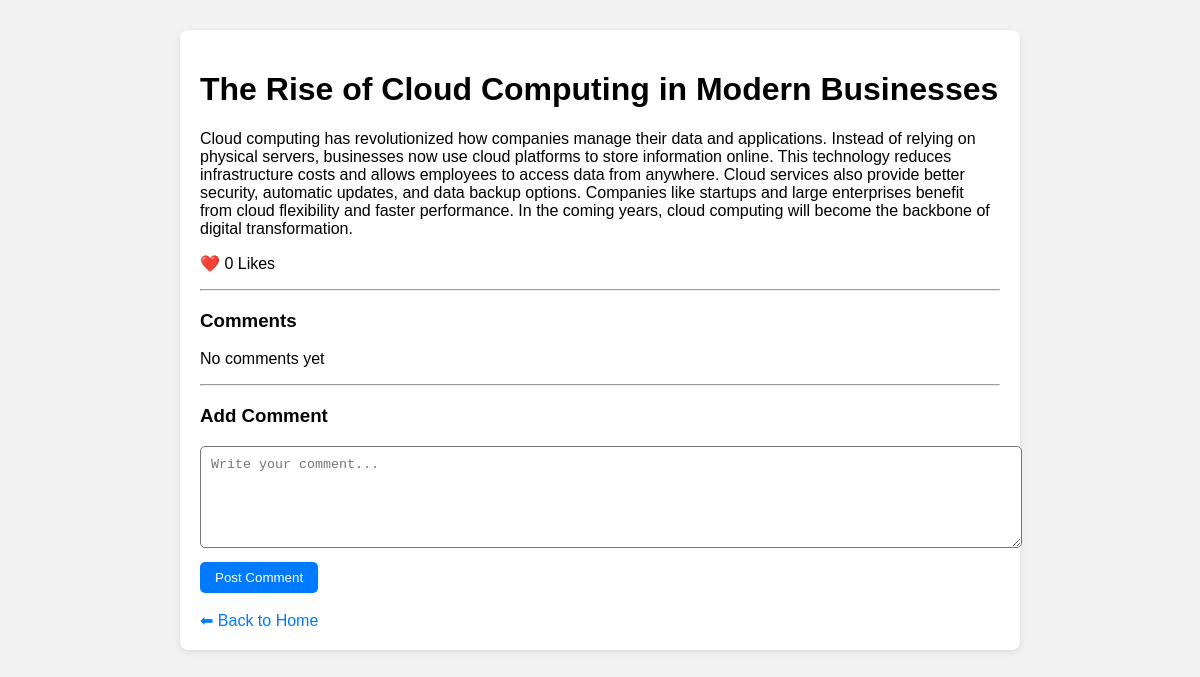
/post/5/, run on the app's committed database.
### cms/models.py (models this page shows, shortened)
class Post(models.Model):
    title = models.CharField(max_length=200)
    short_description = models.CharField(max_length=300)
    content = models.TextField()
    author = models.ForeignKey(User, on_delete=models.CASCADE)
    category = models.ForeignKey(Category, on_delete=models.CASCADE)
    image = models.ImageField(upload_to='post_images/', blank=True, null=True)
    likes = models.PositiveIntegerField(default=0)
    created_at = models.DateTimeField(auto_now_add=True)

### cms/views.py (the view, shortened to what this page needs)
# urls.py: path('post/<int:id>/', views.post_detail, name='post_detail'),
def post_detail(request, id):
    post = get_object_or_404(Post, id=id)
    comments = Comment.objects.filter(post=post)
    return render(request, 'cms/post_detail.html', {
        'post': post,
        'comments': comments
    })

### templates/cms/post_detail.html (shortened to what this page needs)
<!DOCTYPE html>
<html>
<head>
</head>
<body>
<div class="container">
    <h1>{{ post.title }}</h1>
    <p>{{ post.content }}</p>
    <p>❤️ {{ post.likes }} Likes</p>
    <hr>
    <h3>Comments</h3>
    {% for comment in post.comments.all %}
        <div class="comment">
            {{ comment.text }}
        </div>
    {% empty %}
        <p>No comments yet</p>
    {% endfor %}
    <hr>
    <h3>Add Comment</h3>
    <form method="POST">
        <textarea name="comment" placeholder="Write your comment..." required></textarea>
        <br>
        <button type="submit">Post Comment</button>
    </form>
    <br>
    <a href="/">⬅ Back to Home</a>
</div>
</body>
</html>

### templates/cms/post_detail.html (style rules this page uses)
body { font-family: Arial; background:#f2f2f2; margin:0; }
.container { max-width:800px; margin:auto; background:white; padding:20px; margin-top:30px; border-radius:8px; box-shadow:0 2px 6px rgba(0,0,0,0.1); }
textarea { width:100%; height:80px; padding:10px; border-radius:5px; }
button { margin-top:10px; padding:8px 15px; background:#007BFF; color:white; border:none; border-radius:5px; cursor:pointer; }
a { text-decoration:none; color:#007BFF; }

### data on the page
Post: title "The Rise of Cloud Computing in Modern Businesses", content "Cloud computing has revolutionized how companies manage their data and applications. Instead of relying on physical servers, businesses now use cloud platforms to store information online. This technology reduces infrastructure costs and allows employees to access data from anywhere. Cloud services also provide better security, automatic updates, and data backup options. Companies like startups and large enterprises benefit from cloud flexibility and faster performance. In the coming years, cloud computing will become the backbone of digital transformation.", likes "0"
